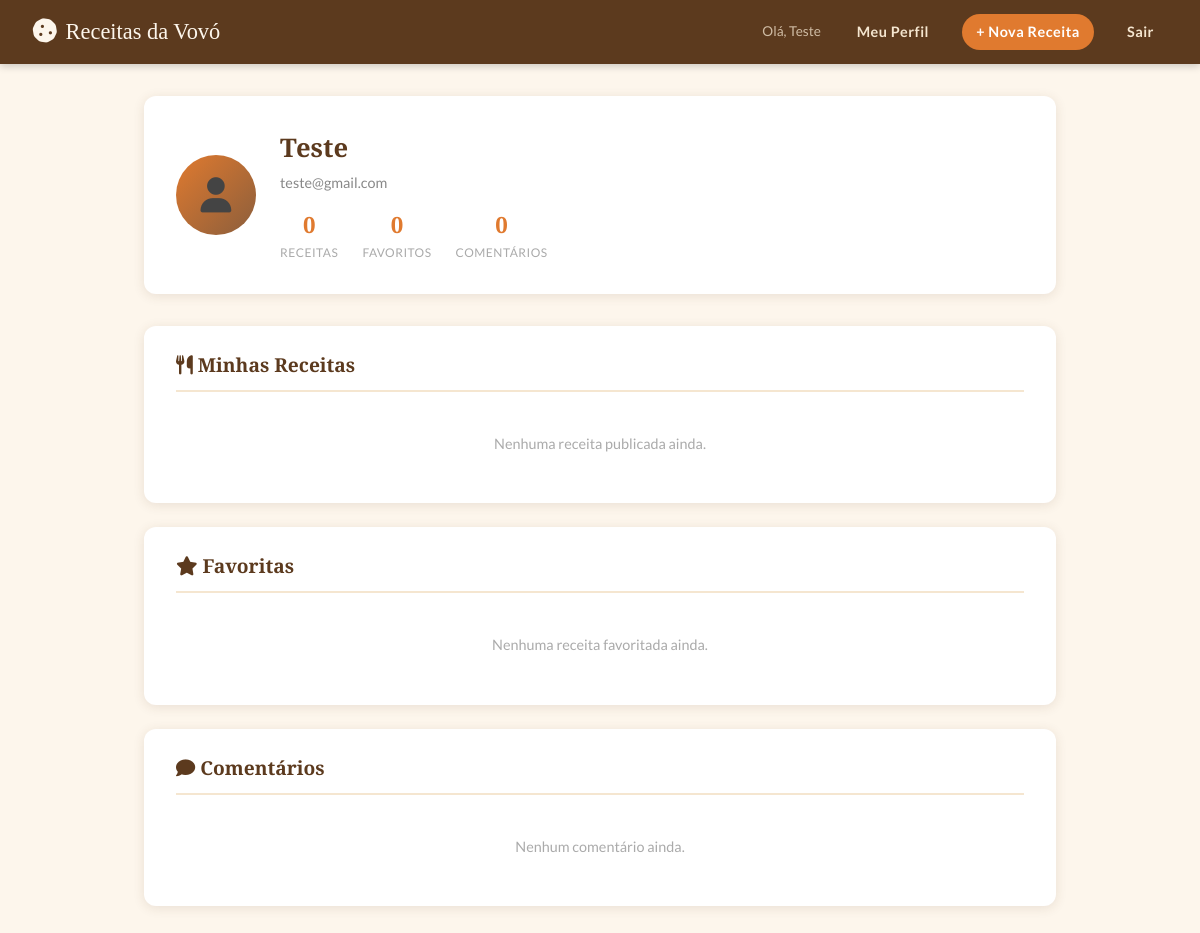
The page /perfil (signed in) on the database its author committed.
### models.py (models this page shows, shortened)
class Usuario(db.Model):
    __tablename__ = 'usuario'
    id       = db.Column(db.Integer, primary_key=True)
    nome     = db.Column(db.String(100), nullable=False)
    email    = db.Column(db.String(150), unique=True, nullable=False)
    senha    = db.Column(db.String(200), nullable=False)
    receitas  = db.relationship('Receita', backref='dono', lazy=True)
    favoritos = db.relationship('Favorito', backref='usuario', lazy=True)

### app.py (the view)
@app.route('/perfil')
def perfil():
    if not usuario_logado():
        return redirect(url_for('login'))
    usuario = Usuario.query.get_or_404(session['usuario_id'])
    receitas_publicadas = Receita.query.filter_by(usuario_id=usuario.id).order_by(Receita.nome).all()
    favoritos = Favorito.query.filter_by(usuario_id=usuario.id).all()
    ids_fav = [f.receita_id for f in favoritos]
    receitas_favoritas = Receita.query.filter(Receita.id.in_(ids_fav)).all() if ids_fav else []
    comentarios = Comentario.query.filter_by(usuario_id=usuario.id).order_by(Comentario.data_criacao.desc()).all()
    return render_template('perfil.html', usuario=usuario, receitas_publicadas=receitas_publicadas, receitas_favoritas=receitas_favoritas, comentarios=comentarios)

### app.py (called while the page is built)
def usuario_logado():
    return 'usuario_id' in session

### templates/perfil.html (shortened to what this page needs)
{% extends 'base.html' %}
{% block conteudo %}
<div class="container">
<div class="perfil-header">
<div class="perfil-avatar"><i class="fa-solid fa-user"></i></div>
<div class="perfil-info"><h1>{{ usuario.nome }}</h1><p>{{ usuario.email }}</p>
<div class="perfil-stats">
<div class="perfil-stat"><span class="numero">{{ receitas_publicadas|length }}</span><span class="label">Receitas</span></div>
<div class="perfil-stat"><span class="numero">{{ receitas_favoritas|length }}</span><span class="label">Favoritos</span></div>
<div class="perfil-stat"><span class="numero">{{ comentarios|length }}</span><span class="label">Comentários</span></div>
</div></div></div>
<div class="perfil-secao"><h2><i class="fa-solid fa-utensils"></i> Minhas Receitas</h2>
{% if receitas_publicadas %}{% for r in receitas_publicadas %}
<div class="perfil-receita-item"><a href="{{ url_for('ver_receita', id=r.id) }}">{{ r.nome }}</a><span class="card-categoria">{{ r.categoria }}</span></div>
{% endfor %}{% else %}<p class="sem-comentarios">Nenhuma receita publicada ainda.</p>{% endif %}</div>
<div class="perfil-secao"><h2><i class="fa-solid fa-star"></i> Favoritas</h2>
{% if receitas_favoritas %}{% for r in receitas_favoritas %}
<div class="perfil-receita-item"><a href="{{ url_for('ver_receita', id=r.id) }}">{{ r.nome }}</a><span class="card-categoria">{{ r.categoria }}</span></div>
{% endfor %}{% else %}<p class="sem-comentarios">Nenhuma receita favoritada ainda.</p>{% endif %}</div>
<div class="perfil-secao"><h2><i class="fa-solid fa-comment"></i> Comentários</h2>
{% if comentarios %}{% for c in comentarios %}
<div class="perfil-comentario-item"><p class="receita-ref">Em <a href="{{ url_for('ver_receita', id=c.receita_id) }}">{{ c.receita.nome }}</a></p><p>{{ c.texto }}</p></div>
{% endfor %}{% else %}<p class="sem-comentarios">Nenhum comentário ainda.</p>{% endif %}</div>
</div>{% endblock %}

### templates/base.html (shortened to what this page needs)
<!DOCTYPE html>
<html lang="pt-BR">
<head>
  <link rel="stylesheet" href="https://cdnjs.cloudflare.com/ajax/libs/font-awesome/6.5.1/css/all.min.css" />
  <link rel="stylesheet" href="{{ url_for('static', filename='css/style.css') }}" />
</head>
<body>
  {% if session.get('usuario_id') %}
  <nav class="navbar">
    <a href="{{ url_for('index') }}" class="navbar-logo">
      <span><i class="fa-solid fa-cookie"></i></span> Receitas da Vovó
    </a>
    <div class="navbar-links">
      <span class="navbar-user">Olá, {{ session.get('usuario_nome') }} </span>
      <a href="{{ url_for('perfil') }}">Meu Perfil</a>
      <a href="{{ url_for('nova_receita') }}" class="btn-nova">+ Nova Receita</a>
      <a href="{{ url_for('logout') }}">Sair</a>
    </div>
  </nav>
  {% endif %}
  {% block conteudo %}{% endblock %}
</body>
</html>

### static/css/style.css (style rules this page uses)
:root { --laranja: #E07A2F; --laranja-esc: #C4611A; --creme: #FDF6EC; --creme-esc: #F5E6D0; --marrom: #5C3A1E; --marrom-med: #8B5E3C; --cinza-text: #444; --branco: #FFFFFF; --sombra: rgba(92, 58, 30, 0.12); --vermelho: #C0392B; --verde: #27AE60; --azul-info: #2980B9; --fonte-titulo: 'Playfair Display', Georgia, serif; --fonte-texto: 'Lato', sans-serif; --raio: 12px; --transicao: 0.25s ease; }
*, *::before, *::after { box-sizing: border-box; margin: 0; padding: 0; }
body { font-family: var(--fonte-texto); background-color: var(--creme); color: var(--cinza-text); min-height: 100vh; line-height: 1.6; }
a { color: var(--laranja); text-decoration: none; transition: color var(--transicao); }
.navbar { background: var(--marrom); padding: 0 2rem; display: flex; align-items: center; justify-content: space-between; height: 64px; box-shadow: 0 2px 8px rgba(0,0,0,0.2); position: sticky; top: 0; z-index: 100; }
.navbar-logo { font-family: var(--fonte-titulo); font-size: 1.4rem; color: var(--creme); display: flex; align-items: center; gap: 8px; }
.navbar-logo span { font-size: 1.6rem; }
.navbar-links { display: flex; align-items: center; gap: 1.2rem; }
.navbar-links a { color: var(--creme-esc); font-size: 0.9rem; font-weight: 700; letter-spacing: 0.5px; padding: 6px 14px; border-radius: 20px; transition: background var(--transicao), color var(--transicao); }
.navbar-links a.btn-nova { background: var(--laranja); color: var(--branco); }
.navbar-user { color: var(--creme-esc); font-size: 0.85rem; opacity: 0.75; }
.container { max-width: 960px; margin: 2rem auto; padding: 0 1.5rem; }
.sem-comentarios { color: #aaa; font-size: 0.9rem; text-align: center; padding: 1.5rem; }
.perfil-header { background: var(--branco); border-radius: var(--raio); box-shadow: 0 2px 12px var(--sombra); padding: 2rem; display: flex; align-items: center; gap: 1.5rem; margin-bottom: 2rem; flex-wrap: wrap; }
.perfil-avatar { width: 80px; height: 80px; border-radius: 50%; background: linear-gradient(135deg, var(--laranja), var(--marrom-med)); display: flex; align-items: center; justify-content: center; font-size: 2.2rem; flex-shrink: 0; }
.perfil-info h1 { font-family: var(--fonte-titulo); font-size: 1.6rem; color: var(--marrom); }
.perfil-info p { color: #888; font-size: 0.9rem; margin-top: 2px; }
.perfil-stats { display: flex; gap: 1.5rem; margin-top: 0.8rem; flex-wrap: wrap; }
.perfil-stat { display: flex; flex-direction: column; align-items: center; }
.perfil-stat .numero { font-size: 1.4rem; font-weight: 700; color: var(--laranja); font-family: var(--fonte-titulo); }
.perfil-stat .label { font-size: 0.75rem; color: #aaa; text-transform: uppercase; letter-spacing: 0.5px; }
.perfil-secao { background: var(--branco); border-radius: var(--raio); box-shadow: 0 2px 12px var(--sombra); padding: 1.5rem 2rem; margin-bottom: 1.5rem; }
.perfil-secao h2 { font-family: var(--fonte-titulo); font-size: 1.2rem; color: var(--marrom); border-bottom: 2px solid var(--creme-esc); padding-bottom: 0.6rem; margin-bottom: 1rem; }

### rows shown on the page
Usuario: get "Teste", nome "Teste", email "teste@gmail.com"

### other values the page prints
{{ receitas_publicadas|length }} "0"
{{ receitas_favoritas|length }} "0"
{{ comentarios|length }} "0"
